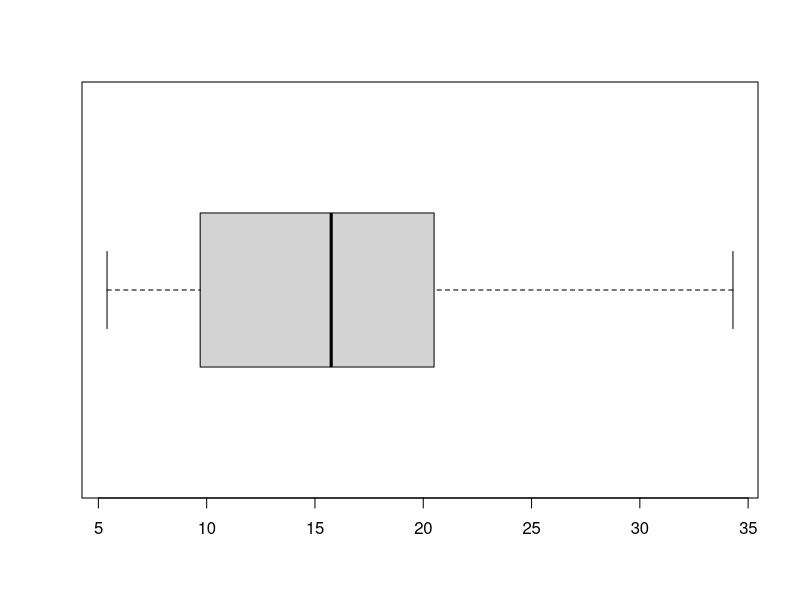
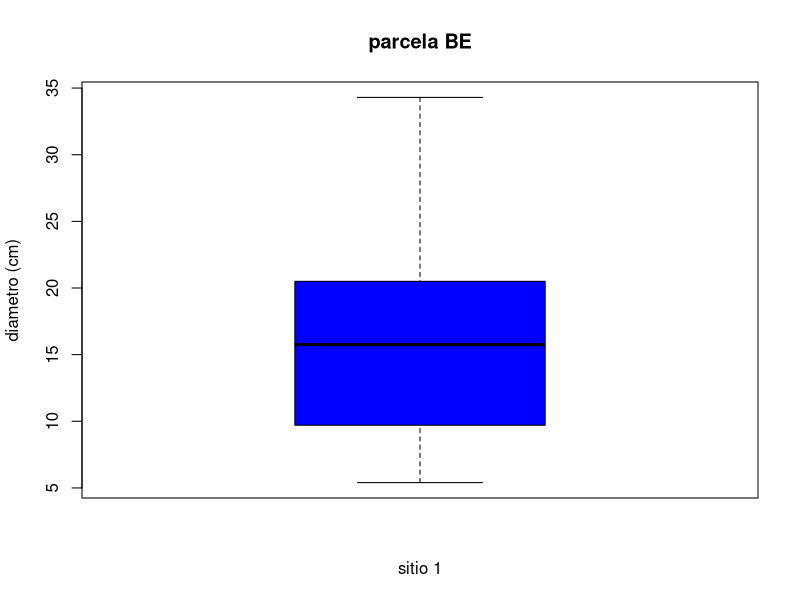
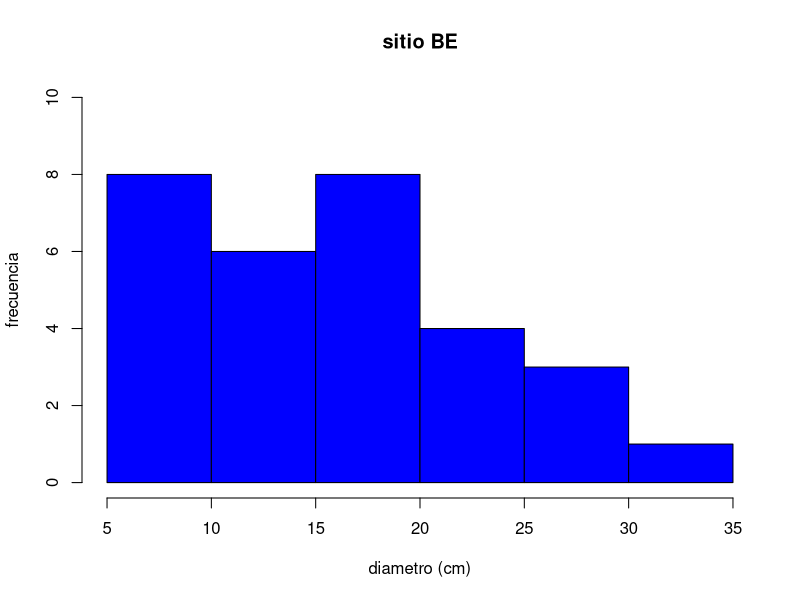
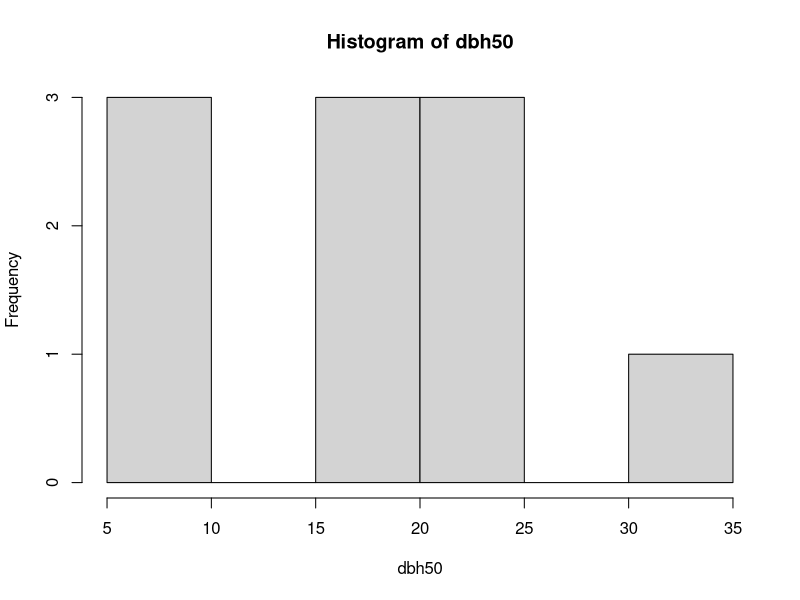
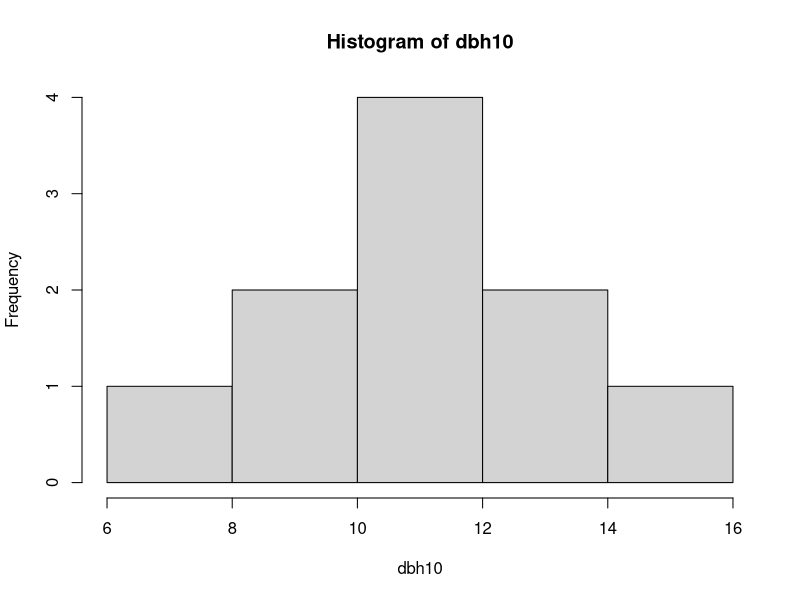
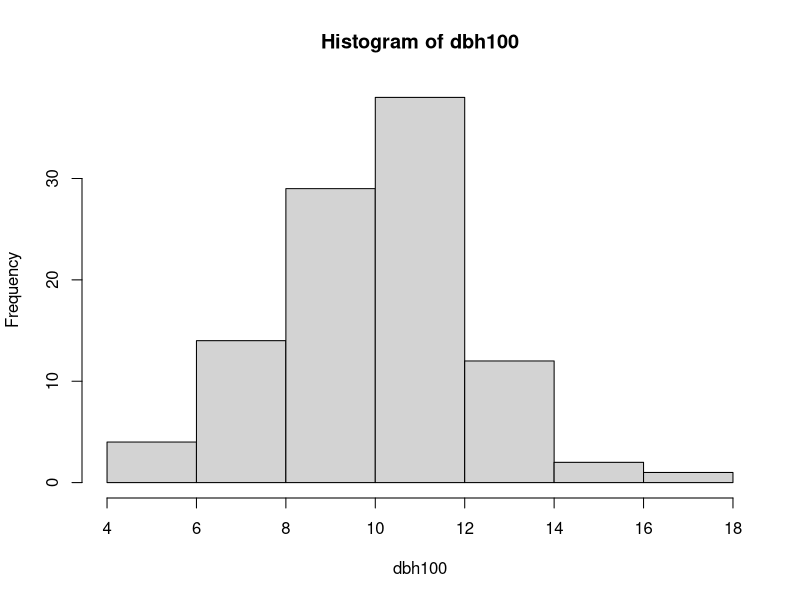
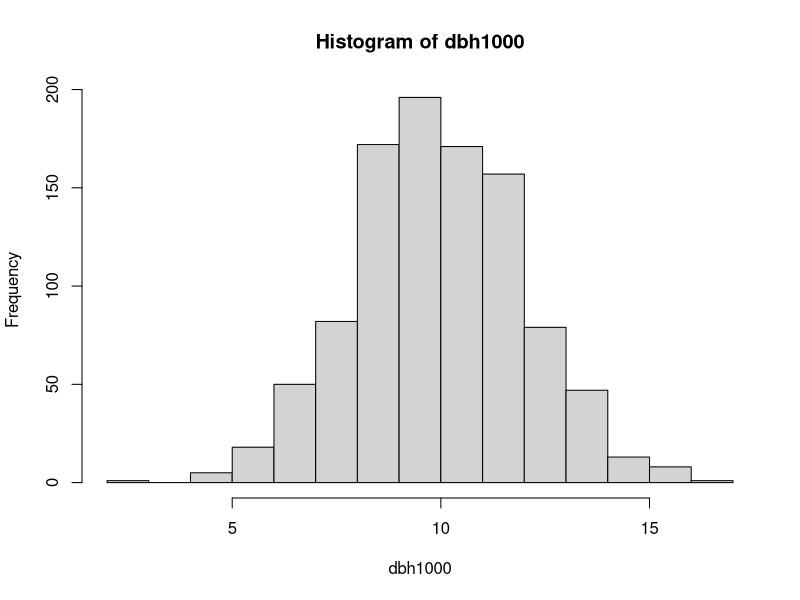

Source code (R) for these figures, in order:
# Emanuel Molina Marchan
# 16/98/2022
# clase 2


# ingresar datos ----------------------------------------------------------



dbh <- c(16.5, 25.3, 22.1, 17.2, 16.1, 8.1, 34.3, 5.4, 5.7,
         11.2, 24.1, 14.5, 7.7, 15.6, 15.9, 10.17, 17.5, 20.5,
         7.8, 27.3, 9.7, 6.5, 23.4, 8.2, 28.5, 10.4, 11.5,
         14.3, 17.2, 16.8)


length(dbh)
# medidas de tendencia central

media <- sum(dbh)/length(dbh)

mean(dbh)

median(dbh)

# media geometrica

exp(mean(log(dbh)))

# medidas de dispersion

sd(dbh)

var(dbh)

# el resultado de coef.var es en porcentaje

coef.var <- sd(dbh)/mean(dbh)*100
coef.var

# el 1er valor es es minimo y el ultimo es el maximo, el 2o num es el valor maximo del 1er cuartil, el 3er valor es el maximo del segundo cuartil y asi sucesuvamente

fivenum(dbh)

quantile(dbh, 0.15)

quantile(dbh, 0.30)


# grafica -----------------------------------------------------------------

boxplot(dbh, horizontal = T)

boxplot(dbh, col = "blue", ylab = "diametro (cm)",
        xlab = "sitio 1", main = "parcela BE")

stem(dbh, scale =2)

#el nombre correcto de grafica de barras es histograma 

hist(dbh, col ="blue", ylab = "frecuencia",
     xlab = "diametro (cm)",
     main = "sitio BE", ylim = c(0,10))

# modificar un dato en especifico

dbh[1] <- 16.5
dbh

#muestra aleatorea

dbh50 <- sample(dbh, 10, replace = TRUE)

set.seed(45)
rnorm(50, mean = 10, sd =2)

hist(dbh50)

dbh10 <- rnorm(10, mean =10, sd =2)
hist(dbh10)

dbh100 <- rnorm(100, mean=10, sd=2)
hist(dbh100)

dbh1000 <- rnorm(1000, mean=10, sd=2)
hist(dbh1000)





















